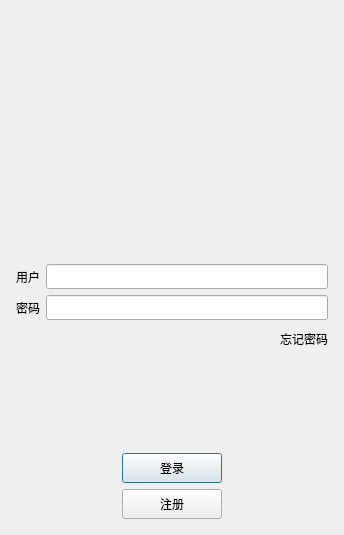
<?xml version="1.0" encoding="UTF-8"?>
<ui version="4.0">
 <class>LoginDialog</class>
 <widget class="QDialog" name="LoginDialog">
  <property name="geometry">
   <rect>
    <x>0</x>
    <y>0</y>
    <width>344</width>
    <height>535</height>
   </rect>
  </property>
  <property name="windowTitle">
   <string>Dialog</string>
  </property>
  <layout class="QVBoxLayout" name="verticalLayout_2">
   <item>
    <layout class="QVBoxLayout" name="verticalLayout">
     <property name="leftMargin">
      <number>5</number>
     </property>
     <property name="topMargin">
      <number>5</number>
     </property>
     <property name="rightMargin">
      <number>5</number>
     </property>
     <property name="bottomMargin">
      <number>5</number>
     </property>
     <item>
      <spacer name="verticalSpacer_4">
       <property name="orientation">
        <enum>Qt::Orientation::Vertical</enum>
       </property>
       <property name="sizeHint" stdset="0">
        <size>
         <width>20</width>
         <height>40</height>
        </size>
       </property>
      </spacer>
     </item>
     <item>
      <widget class="QWidget" name="widget" native="true">
       <property name="minimumSize">
        <size>
         <width>50</width>
         <height>50</height>
        </size>
       </property>
       <layout class="QGridLayout" name="gridLayout">
        <property name="horizontalSpacing">
         <number>2</number>
        </property>
        <item row="0" column="0">
         <widget class="QLabel" name="avatar_label">
          <property name="text">
           <string/>
          </property>
          <property name="pixmap">
           <pixmap resource="resources/resources.qrc">:/avatar/avatar.ico</pixmap>
          </property>
          <property name="alignment">
           <set>Qt::AlignmentFlag::AlignCenter</set>
          </property>
         </widget>
        </item>
       </layout>
      </widget>
     </item>
     <item>
      <spacer name="verticalSpacer">
       <property name="orientation">
        <enum>Qt::Orientation::Vertical</enum>
       </property>
       <property name="sizeHint" stdset="0">
        <size>
         <width>20</width>
         <height>40</height>
        </size>
       </property>
      </spacer>
     </item>
     <item>
      <layout class="QHBoxLayout" name="horizontalLayout">
       <item>
        <widget class="QLabel" name="user_label">
         <property name="minimumSize">
          <size>
           <width>0</width>
           <height>25</height>
          </size>
         </property>
         <property name="maximumSize">
          <size>
           <width>16777215</width>
           <height>25</height>
          </size>
         </property>
         <property name="text">
          <string>用户</string>
         </property>
        </widget>
       </item>
       <item>
        <widget class="QLineEdit" name="user_edit">
         <property name="minimumSize">
          <size>
           <width>0</width>
           <height>25</height>
          </size>
         </property>
         <property name="maximumSize">
          <size>
           <width>16777215</width>
           <height>25</height>
          </size>
         </property>
        </widget>
       </item>
      </layout>
     </item>
     <item>
      <layout class="QHBoxLayout" name="horizontalLayout_2">
       <item>
        <widget class="QLabel" name="password_label">
         <property name="minimumSize">
          <size>
           <width>0</width>
           <height>25</height>
          </size>
         </property>
         <property name="maximumSize">
          <size>
           <width>16777215</width>
           <height>25</height>
          </size>
         </property>
         <property name="text">
          <string>密码</string>
         </property>
        </widget>
       </item>
       <item>
        <widget class="QLineEdit" name="password_edit">
         <property name="minimumSize">
          <size>
           <width>0</width>
           <height>25</height>
          </size>
         </property>
         <property name="maximumSize">
          <size>
           <width>16777215</width>
           <height>25</height>
          </size>
         </property>
        </widget>
       </item>
      </layout>
     </item>
     <item>
      <layout class="QHBoxLayout" name="horizontalLayout_3">
       <item>
        <spacer name="horizontalSpacer">
         <property name="orientation">
          <enum>Qt::Orientation::Horizontal</enum>
         </property>
         <property name="sizeHint" stdset="0">
          <size>
           <width>40</width>
           <height>20</height>
          </size>
         </property>
        </spacer>
       </item>
       <item>
        <widget class="QLabel" name="forget_password_label">
         <property name="minimumSize">
          <size>
           <width>0</width>
           <height>25</height>
          </size>
         </property>
         <property name="maximumSize">
          <size>
           <width>16777215</width>
           <height>25</height>
          </size>
         </property>
         <property name="text">
          <string>忘记密码</string>
         </property>
        </widget>
       </item>
      </layout>
     </item>
     <item>
      <spacer name="verticalSpacer_2">
       <property name="orientation">
        <enum>Qt::Orientation::Vertical</enum>
       </property>
       <property name="sizeHint" stdset="0">
        <size>
         <width>20</width>
         <height>40</height>
        </size>
       </property>
      </spacer>
     </item>
     <item>
      <layout class="QHBoxLayout" name="horizontalLayout_4">
       <item>
        <spacer name="horizontalSpacer_2">
         <property name="orientation">
          <enum>Qt::Orientation::Horizontal</enum>
         </property>
         <property name="sizeHint" stdset="0">
          <size>
           <width>40</width>
           <height>20</height>
          </size>
         </property>
        </spacer>
       </item>
       <item>
        <widget class="QPushButton" name="login_button">
         <property name="minimumSize">
          <size>
           <width>100</width>
           <height>30</height>
          </size>
         </property>
         <property name="maximumSize">
          <size>
           <width>100</width>
           <height>30</height>
          </size>
         </property>
         <property name="text">
          <string>登录</string>
         </property>
        </widget>
       </item>
       <item>
        <spacer name="horizontalSpacer_3">
         <property name="orientation">
          <enum>Qt::Orientation::Horizontal</enum>
         </property>
         <property name="sizeHint" stdset="0">
          <size>
           <width>40</width>
           <height>20</height>
          </size>
         </property>
        </spacer>
       </item>
      </layout>
     </item>
     <item>
      <layout class="QHBoxLayout" name="horizontalLayout_5">
       <item>
        <spacer name="horizontalSpacer_4">
         <property name="orientation">
          <enum>Qt::Orientation::Horizontal</enum>
         </property>
         <property name="sizeHint" stdset="0">
          <size>
           <width>40</width>
           <height>20</height>
          </size>
         </property>
        </spacer>
       </item>
       <item>
        <widget class="QPushButton" name="register_button">
         <property name="minimumSize">
          <size>
           <width>100</width>
           <height>30</height>
          </size>
         </property>
         <property name="maximumSize">
          <size>
           <width>100</width>
           <height>30</height>
          </size>
         </property>
         <property name="text">
          <string>注册</string>
         </property>
        </widget>
       </item>
       <item>
        <spacer name="horizontalSpacer_5">
         <property name="orientation">
          <enum>Qt::Orientation::Horizontal</enum>
         </property>
         <property name="sizeHint" stdset="0">
          <size>
           <width>40</width>
           <height>20</height>
          </size>
         </property>
        </spacer>
       </item>
      </layout>
     </item>
    </layout>
   </item>
  </layout>
 </widget>
 <resources>
  <include location="resources/resources.qrc"/>
 </resources>
 <connections/>
</ui>
